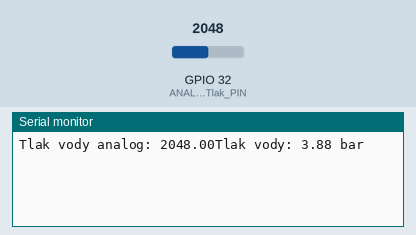
The sketch below on a simulated ESP32. On the bench: the last lines printed to the serial monitor. The test bench sets the inputs (shaded band); at power-on: GPIO 32 (ANALOG_Tlak_PIN) = 2048. WiFi joins after 1.5 s; servers stay silent unless stated.

Above: at 3.0 s.
3.1 s: GPIO 32 (ANALOG_Tlak_PIN) set to 2866
At 4.4 s:
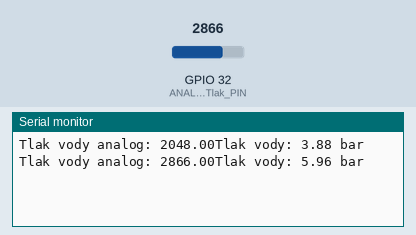
4.6 s: GPIO 32 (ANALOG_Tlak_PIN) set to 3603
At 5.3 s:
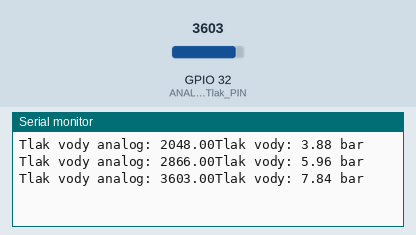
Timing chart, 0 to 7.6 s (numbered marks = the images above; inputs shaded):
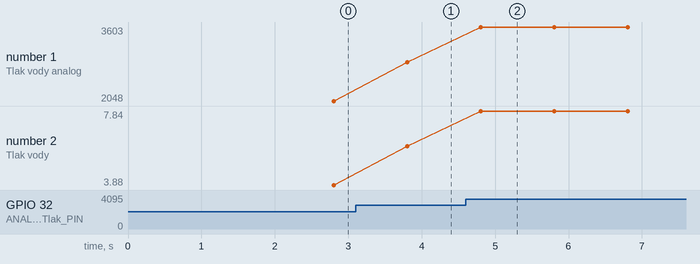

Measured:
- after the input at 3.1 s, the serial monitor: prints a new line after 0.70 s (image 1)
- after the input at 4.6 s, the serial monitor: prints a new line after 0.20 s (image 2)
- plotted number 1: 2048 → 2866 after the input at 3.1 s, 2866 → 3603 after the input at 4.6 s
- plotted number 2: 3.88 → 5.96 after the input at 3.1 s, 5.96 → 7.84 after the input at 4.6 s

The sketch:

ESP_2_tlak.ino
```cpp
#define BLYNK_TEMPLATE_ID           "TMPLblK60Pj-"  // definícia Blynk šablóny ID
#define BLYNK_DEVICE_NAME           "Zavlaha"  // definícia názvu zariadenia v Blynk aplikácii
#define BLYNK_AUTH_TOKEN            "NhAZeqig1jKjzGuVcYmdnAH_zzIWd3pL"  // autentifikačný token pre Blynk
#define BLYNK_PRINT Serial  // používanie sériového výstupu pre Blynk

#include <WiFi.h>  // WiFi knižnica pre ESP32
#include <WiFiClient.h>
#include <BlynkSimpleEsp32.h>  // Blynk knižnica pre ESP32
#include <DHT.h>  // knižnica pre senzor DHT

char auth[] = BLYNK_AUTH_TOKEN;  // inicializácia premennej pre autentifikáciu
char ssid[] = "iHome";  // meno Wi-Fi siete
char pass[] = "202PuskaS";  // heslo Wi-Fi siete


#define ANALOG_Tlak_PIN 32 // definícia pinu pre meranie analógového signálu senzora tlaku

BlynkTimer timer; // definícia objektu pre časovač BlynkTimer

// *** STATUS ESP32 *** //
void status_esp32(){ // funkcia pre aktualizáciu statusu ESP32, ktorá sa vykonáva s intervalom daným v setup() funkcii
Blynk.virtualWrite(V6, 1); // odoslanie hodnoty 1 do virtuálneho pinu V6 v Blynk aplikácii
}

double senzorTlaku; // deklarácia premennej pre nameranú hodnotu z tlakového senzora

// *** Tlakový senzor *** //
void tlakovySenzor() // funkcia pre meranie tlaku vody s intervalom daným v setup() funkcii
{
  senzorTlaku = analogRead(ANALOG_Tlak_PIN); // nameranie hodnoty z analógového pinu senzora tlaku
  Serial.print(F("Tlak vody analog: "));
  Serial.print(senzorTlaku);

  // mapovacia funkcia -> (nameraná_analog_hodnota - min_analog_hodnota) * (max_tlak - min_tlak) / (max_analog_hodnota - min_analog_hodnota) + min_tlak
  senzorTlaku = (senzorTlaku-520) * (3-0)/(1700-520) + 0; // výpočet skutočnej hodnoty tlaku z nameranej hodnoty analógového signálu

  // ošetrenie podtlaku
  if(senzorTlaku <=0){
  senzorTlaku = 0; // nastavenie hodnoty na 0, ak je tlak menší alebo rovný 0
  }

  Serial.print(F("Tlak vody: "));
  Serial.print(senzorTlaku);
  Serial.println(F(" bar"));

  Blynk.virtualWrite(V53, senzorTlaku); // odoslanie skutočnej hodnoty tlaku do virtuálneho pinu V53 v Blynk aplikácii
}

//_____________________________________________________________________
void setup()
{
  Serial.begin(115200); //inicalizácia sériovej komunikácie
  Blynk.begin(auth, ssid, pass); //inicializácia pripojenia na Blynk

  timer.setInterval(10000L, status_esp32); //cyklické volanie funkcie status_esp32 každých 10 sekúnd

  timer.setInterval(1000L, tlakovySenzor); //cyklické volanie funkcie tlakovySenzor každú 1 sekundu

  Serial.println(); //odoslanie prázdneho riadku na sériovú komunikáciu

}

void loop()
{
  if(WiFi.status() != WL_CONNECTED) //kontrola, či je zariadenie pripojené
  {
    ESP.restart();    //reštartovanie zariadenia v prípade, že nie je pripojené
  }
  else
  {
    Blynk.run(); //vykonávanie funkcií na Blynk serveri
    timer.run(); //vykonávanie funkcií s nastavenými intervalmi
  }

}
```
